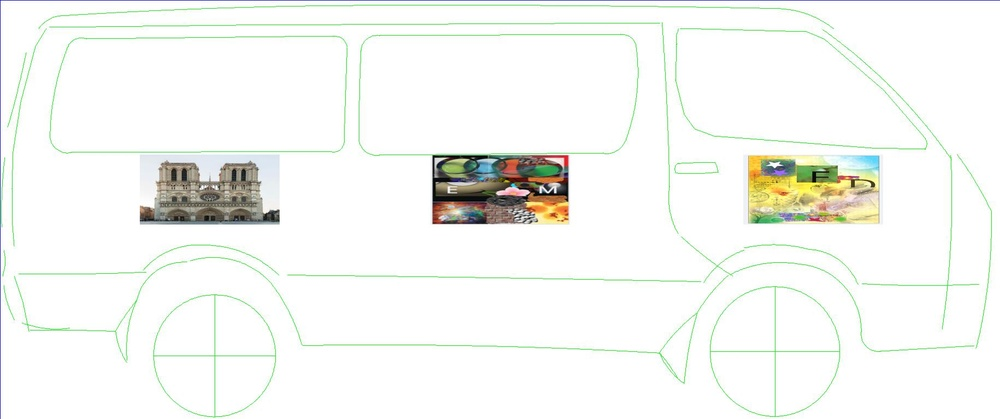
#> input picture src/resources/Reference_Taxi_Body_Outline.jpg, 1000 x 419 px, shrunk from 1831 x 767 before the run
$ python taxi_masks.py
#> lines starting #> are read from the running program, lines starting #| are printed output that depends on the picture; after the words box and inside, x2 and y2 are one past the last pixel; in counts of white or black regions, pixels touching at a corner belong together
#> further down, image is the input picture: shape (419, 1000, 3); mean B, G, R 242.5, 246.4, 244.7
import json
import numpy as np
import matplotlib.pyplot as plt
import cv2

def parse_json_to_masks(json_path, img_shape):
#> called with json_path = 'resources/Taxi_Reference_Masks.json', img_shape = (419, 1000, 3)
    with open(json_path, 'r') as file:
#> (reads src/resources/Taxi_Reference_Masks.json from the repository)
        data = json.load(file)
    img_data = list(data["_via_img_metadata"].values())[0]
    taxi_body_mask = np.zeros(img_shape, dtype=np.uint8)
    markers_mask = np.zeros(img_shape, dtype=np.uint8)
    for region in img_data["regions"]:
        shape = region["shape_attributes"]
        roi_type = region["region_attributes"]["SIFT_ROI"]
        if shape["name"] == "rect":
            x, y, w, h = shape["x"], shape["y"], shape["width"], shape["height"]
            mask = markers_mask if roi_type == "markers" else None
        elif shape["name"] == "polygon":
            points = np.array(list(zip(shape["all_points_x"], shape["all_points_y"])), dtype=np.int32)
            mask = taxi_body_mask if roi_type == "taxi_body" else None
        else:
            continue
        if mask is not None:
            if shape["name"] == "rect":
                cv2.rectangle(mask, (x, y), (x + w, y + h), (255, 255, 255), thickness=-1)
            elif shape["name"] == "polygon":
                cv2.fillPoly(mask, [points], (255, 255, 255))
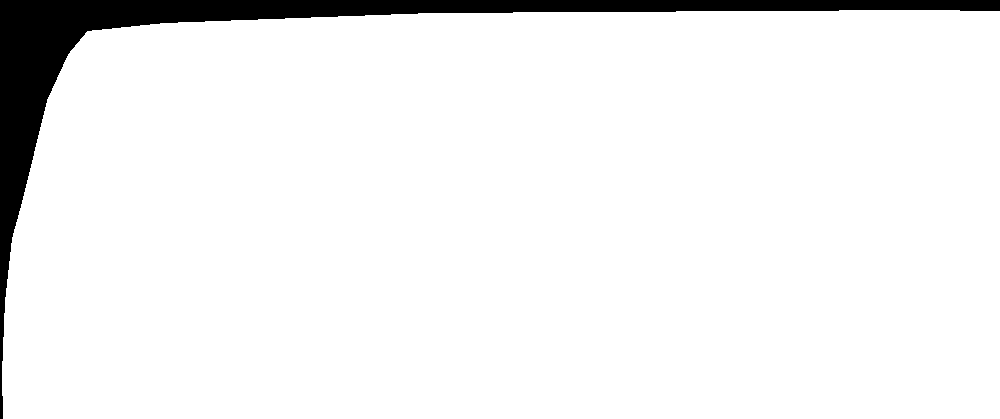
#> mask: shape (419, 1000, 3); 93.9% white; 1 black region, box (x1, y1, x2, y2) and area: (0, 0, 1000, 419) 25556
    return taxi_body_mask, markers_mask

def apply_mask(image, mask):
    mask = mask.astype(np.uint8)
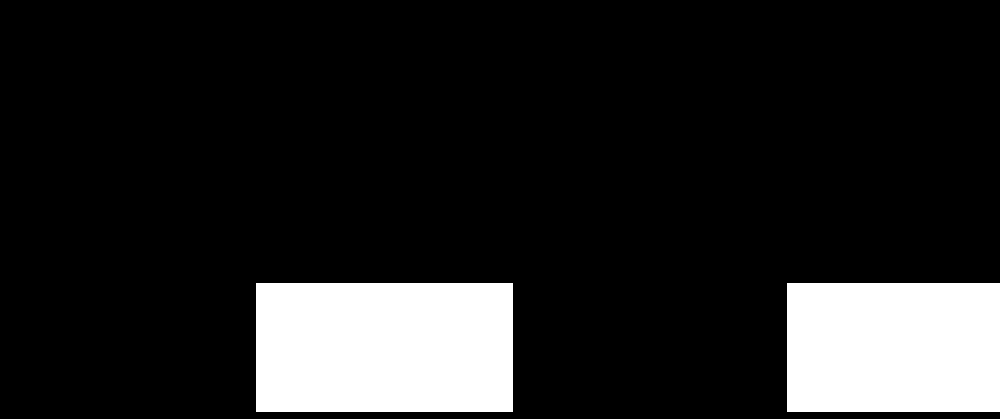
#> mask: shape (419, 1000, 3); 14.5% white; 2 white regions, box (x1, y1, x2, y2) and area: (256, 283, 513, 412) 33153, (787, 283, 1000, 412) 27477

    if len(mask.shape) == 2:
        mask = cv2.merge([mask, mask, mask])
    if image.dtype != mask.dtype:
        mask = mask.astype(image.dtype)
    masked_image = cv2.bitwise_and(image, mask)
    return masked_image

if __name__ == "__main__":
  image = cv2.imread("resources/Reference_Taxi_Body_Outline.jpg")
  taxi_mask, marker_mask = parse_json_to_masks("resources/Taxi_Reference_Masks.json", image.shape)
  masked_image = apply_mask(image,  marker_mask)
  fig, ax = plt.subplots()
  ax.imshow(cv2.cvtColor(masked_image,cv2.COLOR_BGR2RGB))
  plt.title("Taxi Markers")
  plt.show()
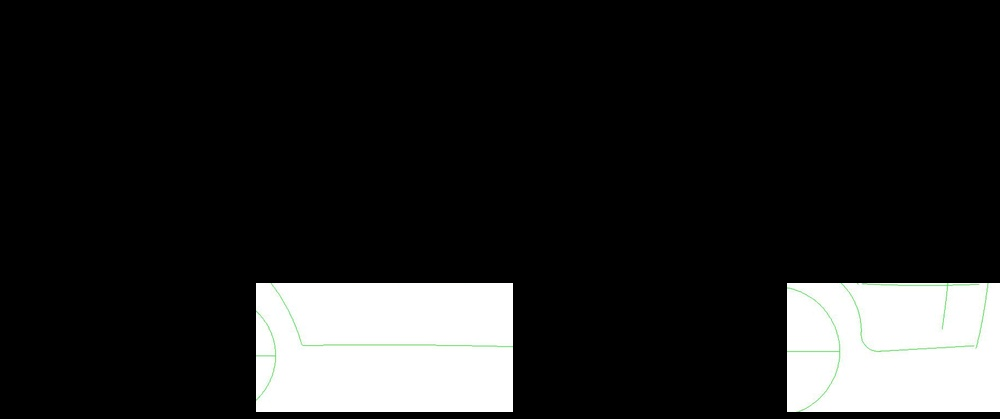
#> shown: shape (419, 1000, 3); mean R, G, B 36.5, 36.7, 36.5
